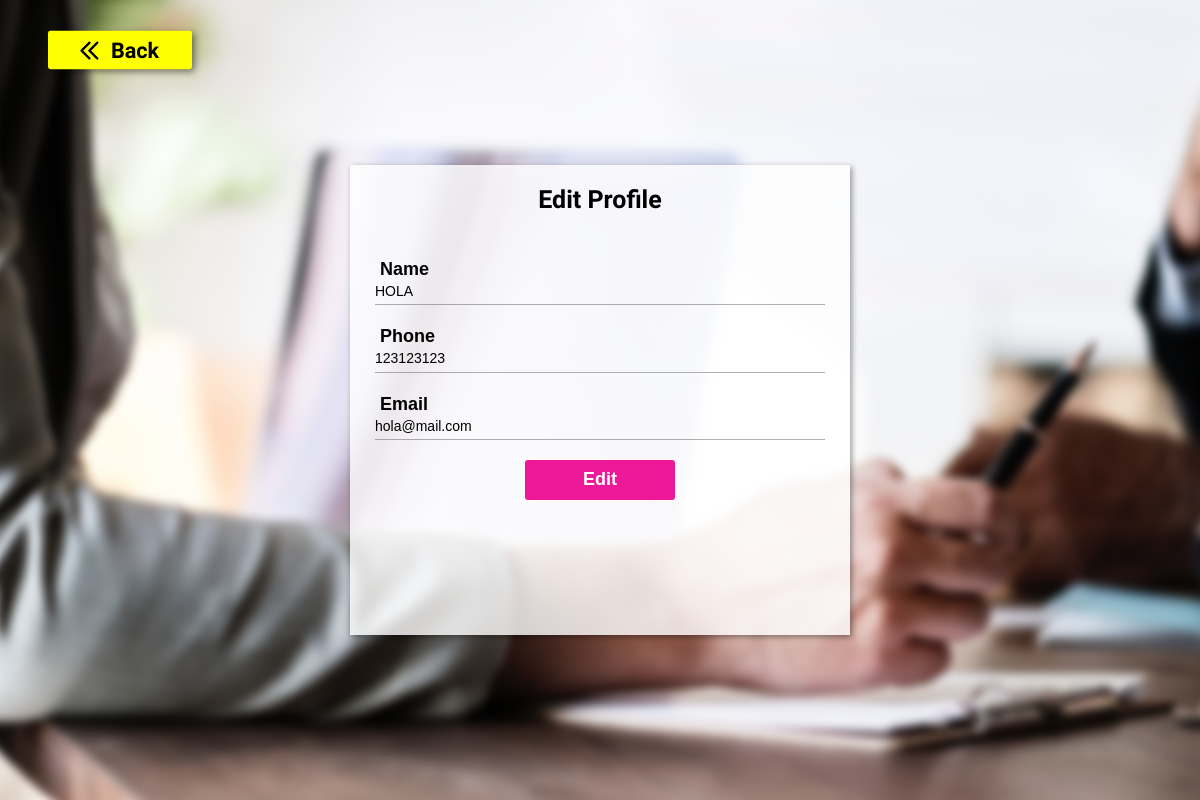
The page /editprofile (signed in) on the database its author committed.
### app.py (models this page shows, shortened)
class Company(db.Model, UserMixin):
    __tablename__ = 'Company'
    id=db.Column(db.Integer,primary_key=True)
    company_no=db.Column(db.String(20),unique=True,nullable=True)
    name = db.Column(db.String(10), nullable=True)
    telephone = db.Column(db.Integer, nullable=True)
    phone = db.Column(db.Integer, nullable=True)
    email=db.Column(db.String(20),unique=True,nullable=True)
    password=db.Column(db.String(30),nullable=True)

### app.py (the view, shortened to what this page needs)
@app.route('/editprofile', methods=['GET', 'POST'])
@login_required
def editprofile():
    form_edit = editProfile()
    if session['company']:
        st = Company.query.filter_by(email=session['email']).first()
    else:
        st = Person.query.filter_by(email=session['email']).first()
    return render_template('editprofile.html', title='Edit', st=st,company=session['company'], form_edit=form_edit)

### forms.py
class editProfile(FlaskForm):
    name = StringField('Name', validators=[DataRequired(), Length(min=2, max=20)])
    phone = StringField('Phone', validators=[DataRequired(), Length(min=2, max=10)])
    email = StringField('Email', validators=[DataRequired(), Email()])
    bankaccount = StringField('Bank Account Number', validators=[Length(min=15, max=31)])
    submit = SubmitField('Edit')

### app.py (called while the page is built)
@login_manager.user_loader
def load_user(user_id):
    if session['company']:
        return Company.query.get(int(user_id))
    return Person.query.get(int(user_id))

### templates/editprofile.html (shortened to what this page needs)
{% extends 'layout.html' %}
{% block content %}
    <div class="main">
        <div class="screen-img screen-img--editprofile"></div>
        <a class="back__button link-nodecoration" href="/userprofile">
            <img class="img__button" src="{{ url_for('static', filename='img/back.png') }}">
            Back
        </a>
        <div class="form__screen form__screen--editprofile">
            <h2 class="form__screen-title">Edit Profile</h2>
                {% if company %}
                    <form class="form form_editprofile" action="{{ url_for('editprofile') }}" method = "POST">
                        {{ form_edit.name.label(class="form__input-title") }}
                        <input class="form__input form__input--signin" type="text" name="name" value="{{ st.name }}">
                        <hr class="input__line">
                        <div class="form__error-content"></div>
                        {{ form_edit.phone.label(class="form__input-title") }}
                        <input class="form__input form__input--signin" type="text" name="phone" value="{{ st.phone }}">
                        <hr class="input__line">
                        <div class="form__error-content"></div>
                        {{ form_edit.email.label(class="form__input-title") }}
                        <input class="form__input form__input--signin" type="text" name="email" value="{{ st.email }}">
                        <hr class="input__line">
                        <div class="form__error-content"></div>
                        {{ form_edit.submit(class="form__access-button form__access-button--signin") }}
                    </form>
                {% endif %}
        </div>
    </div>
{%  endblock %}

### static/index.css (style rules this page uses)
* { margin: 0; padding: 0; border: 0px; }

### static/css/login.css (style rules this page uses)
.form__screen { width: 500px; height: 540px; display: flex; flex-direction: column; align-items: center; background-color: rgba(255,255,255,0.8); position: relative; align-self: center; box-shadow: 2px 2px 6px 0px rgba(0,0,0,0.4); }
.form__screen-title { font-size: 25px; color: black; text-align: center; font-family: 'Raleway', sans-serif; margin-top: 20px; }
.form { height: 320px; width: 100%; display: flex; flex-direction: column; justify-content: center; align-items: flex-start; }
.form__access-button { height: 40px; width: 150px; border-radius: 3px; background: rgba(237,1,140,0.9); font-family: "Palatino", sans-serif; font-size: 18px; font-weight: bold; color: white; cursor: pointer; }
.link-nodecoration { text-decoration: none; }

### static/css/signup.css (style rules this page uses)
.form__input { box-sizing: border-box; width: 90%; align-self: center; line-height: 180%; background: rgba(0,0,0,0); font-size: 14px; font-family: "Palatino", sans-serif; color: black; margin-top: 1px; }
.form__input-title { font-family: "Palatino", sans-serif; font-size: 18px; font-weight: bold; color: black; line-height: 100%; margin-left: 30px; margin-top: 2px; }
.input__line { height: 1px; width: 90%; z-index: 2; background-color: rgba(101, 101, 101, 0.51); align-self: center; }
.form__access-button--signin { align-self: center; margin-bottom: 10px; }
.form__error-content { width: 90%; height: 20px; align-self: center; display: flex; justify-content: center; align-items: center; }

### static/css/main.css (style rules this page uses)
html { height: 100%; }
.body { display: flex; height: 100%; width: 100%; flex-direction: column; overflow: hidden; }
.main { display: flex; width: 100%; height: 100%; position: absolute; z-index: 0; justify-content: center; overflow: hidden; }

### static/css/indexpage.css (style rules this page uses)
.screen-img { height: 100%; width: 100%; position: absolute; background-position: center; background-size: cover; background-repeat: no-repeat; filter: blur(4px); transform: scale(1.2); background-attachment: fixed; }

### static/css/editprofile.css (style rules this page uses)
.screen-img--editprofile { background-image: url("../img/editprofile.jpg") !important; }
.form__screen--editprofile { height: 470px !important; }
.form_editprofile { height: 340px !important; }
.back__button { height: 32px; width: 120px; font-size: 18px; position: absolute; font-family: 'Ubuntu', sans-serif; background-color: #feff00; color: black; box-shadow: 2px 2px 6px 0px rgba(0,0,0,0.5); border-radius: 2px; font-weight: bold; cursor: pointer; display: flex; justify-content: center; align-items: center; top: 34px; left: 60px; transform: scale(1.2); }
.img__button { height: 15px; width: 15px; margin-right: 10px; }

### rows shown on the page
Company: name "HOLA", phone "123123123", email "hola@mail.com"
